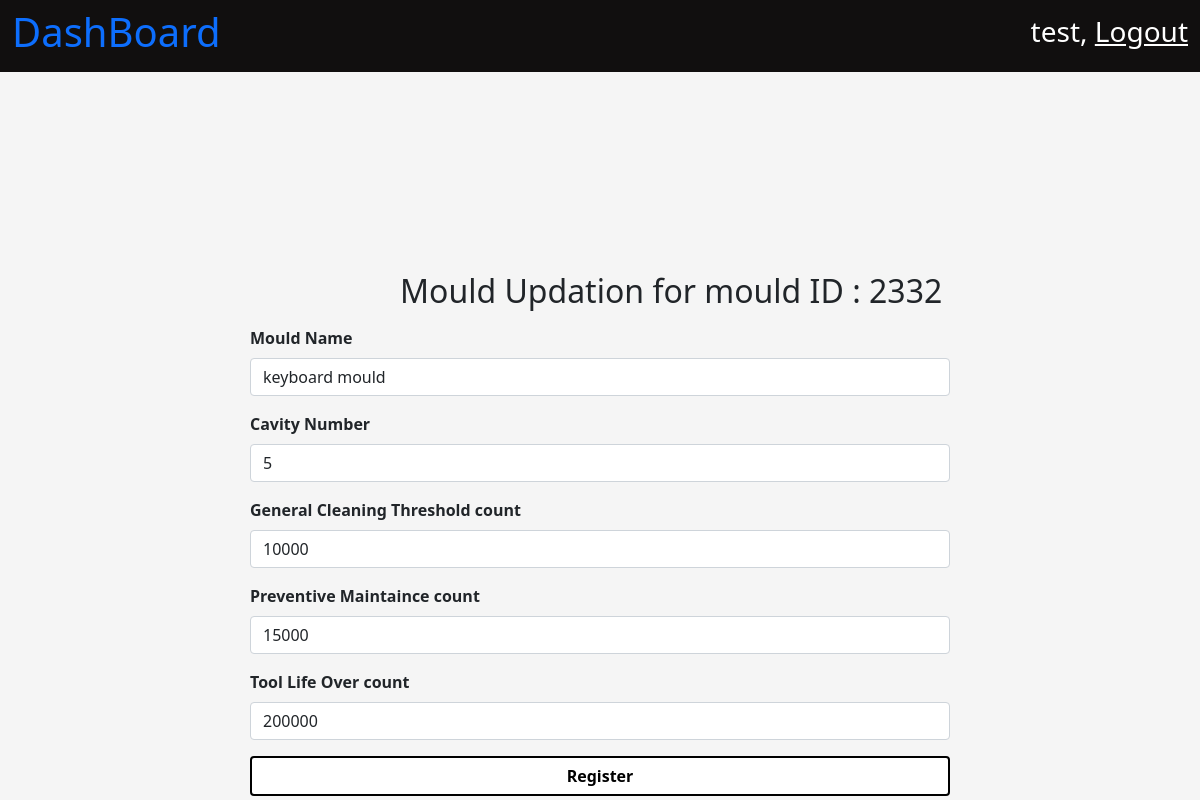
The app's page /mould/update/2332/ (signed in) with its own data.
### mould/models.py (models this page shows, shortened)
class Mould(models.Model):
    mould_id = models.IntegerField(primary_key=True)
    mould_name = models.CharField(max_length=200)
    cavity_number = models.IntegerField()
    registered_date = models.DateTimeField(auto_now_add=True)
    registered_by = models.ForeignKey(User, on_delete=models.PROTECT)
    general_maintaince_cleaning_threshold_value = models.IntegerField()
    preventive_maintaince_clearning_thresold_value = models.IntegerField()
    tool_life = models.IntegerField()
    present_count = models.IntegerField()
    moud_desc = models.CharField(max_length=100)
    order_number = models.CharField(max_length=100)
    raw_material = models.CharField(max_length=100)
    part_weight = models.FloatField()
    runner_weight = models.FloatField()
    tonnage = models.FloatField()
    cycle_time = models.FloatField()
    number_of_shots_per_day = models.IntegerField()
    def __str__(self):
        return str(self.mould_id)

### mould/views.py (the view, shortened to what this page needs)
# urls.py: path('update/<int:mould_id>/', views.mould_value_update, name = "MouldValueUpdate"),
@login_required
def mould_value_update(request, mould_id):
    context = {}
    context['mould_id'] = mould_id
    mouldData = Mould.objects.get(mould_id = mould_id)
    print(mouldData)
    context['mouldData'] = mouldData
    context['moldUpdated'] = False
    return render(request, 'mould_value_update.html', context)

### mould/templates/mould_value_update.html (shortened to what this page needs)
{% extends 'base.html' %}
{% load static %}
{% block title %}
    <link
        rel="stylesheet"
        href="{% static 'css/mould_reg.css' %}" >
{% endblock %}
{% block body_content %}
    <nav
        class="navbar navbar-light dashboard_nav">
        <div class="container-fluid dashboard_nav">
            <p class="h1 dashboard_title">
                <a href="{% url 'homePage' %}" style="text-decoration:None;">
                  DashBoard
                </a>
            </p>
            <div class="user_data">
                <p class="h3">
                    {{ request.user.first_name }},
                    <a href="{% url 'userLogout' %}">
                        Logout
                    </a>
                </p>
            </div>
        </div>
    </nav>
    <div class="container">
        <form method="POST" action="." autocomplete="off">
        <legend>
            <p class="h2" style="padding-left : 150px;">
            Mould Updation for mould ID : {{ mould_id }}
            </p>
        </legend>
         <div
            class="mb-3">
            <label
                for="exampleInputEmail1"
                class="form-label">
                <b>
                    Mould Name
                </b>
            </label>
            <input
            type="text"
            name = "mouldName"
            class="form-control"
            id="mouldName"
            aria-describedby="textHelp"
            value = "{{ mouldData.mould_name }}"
            required >
        </div>
         <div
            class="mb-3">
            <label
                for="exampleCavityNumber"
                class="form-label">
                <b>
                Cavity Number
                </b>
            </label>
            <input
            type="number"
            name = "cavityNumber"
            class="form-control"
            id="cavityNumber"
            value="{{ mouldData.cavity_number }}"
            aria-describedby="cavityNumber"
            required >
        </div>
       <div
            class="mb-3">
            <label
                for="exampleThresholdValue"
                class="form-label">
                <b>
                General Cleaning Threshold count
                </b>
            </label>
            <input
            type="number"
            name = "GeneralCleaningthresholdValue"
            class="form-control"
            id="thresholdValue"
            value="{{ mouldData.general_maintaince_cleaning_threshold_value }}"
            aria-describedby="thresholdValue"
            required >
        </div>
        <div
            class="mb-3">
            <label
                for="exampleThresholdValue"
                class="form-label">
                <b>
                Preventive Maintaince count
                </b>
            </label>
            <input
            type="number"
            name = "PreventiveMaintainceValue"
            class="form-control"
            id="thresholdValue"
            value="{{ mouldData.preventive_maintaince_clearning_thresold_value }}"
            aria-describedby="thresholdValue"
            required >
        </div>
        <div
            class="mb-3">
            <label
                for="exampleThresholdValue"
                class="form-label">
                <b>
                Tool Life Over count
                </b>
            </label>
            <input
            type="number"
            name = "toolLifeCount"
            class="form-control"
            id="thresholdValue"
            value="{{ mouldData.tool_life }}"
            aria-describedby="thresholdValue"
            required >
        </div>
        <div
            class="mb-3 submitButton">
            <button type="submit" class="btn btn-primary submitButton customSubmitButton"><b>Register</b></button>
        </div>
        </div>
{% endblock %}

### mould/static/css/mould_reg.css (style rules this page uses)
body { background-color: whitesmoke; }
nav.dashboard_nav { background-color: rgb(17, 15, 15); }
nav.dashboard_nav div.dashboard_nav { color : white; }
nav.dashboard_nav div.user_data p a { color: white; }
div.container { margin-top : 100px; padding: 100px; width: 900px; height: 500px; }
div.container form div button.customSubmitButton { width : 700px; color : black; background-color: white; border : 2px solid black; }

### records on screen
Mould: mouldName "keyboard mould", cavityNumber "5", GeneralCleaningthresholdValue "10000", PreventiveMaintainceValue "15000", toolLifeCount "200000"

### other values on screen
{{ request.user.first_name }} "test"
{{ mould_id }} "2332"
